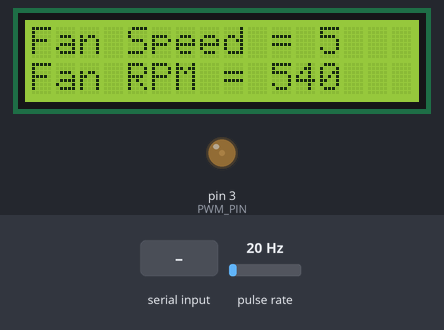
The sketch below on a simulated Arduino Uno, built with avr-gcc and run on an emulated ATmega328P. Shown: 16×2 character LCD, output pins drawn as LEDs (lit = HIGH). Wiring (inferred from the names in the program): pulse sensor: data pin 2. The inputs (shaded band) are chosen by the test bench; at power-on: pulse rate 20 Hz. What the sketch prints to the serial monitor is not drawn.

Above: at 1.6 s.
1.7 s: "90,45\n" received over Serial
At 2.9 s:
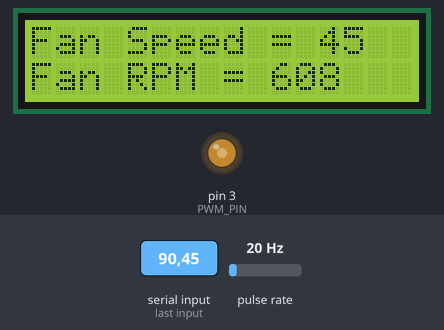
4.7 s: pulse rate (sensor on pin 2) set to 4 Hz
At 7.4 s:
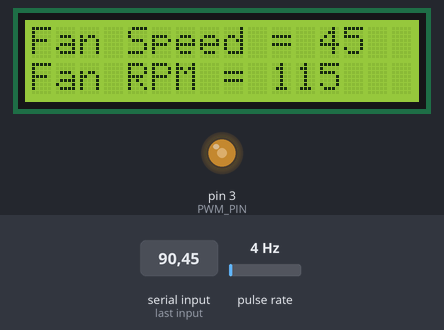
7.7 s: pulse rate (sensor on pin 2) set to 50 Hz
At 9.1 s:
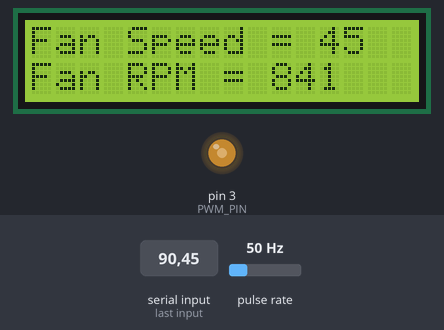
10.7 s: pulse rate (sensor on pin 2) set to 100 Hz
At 12.9 s:
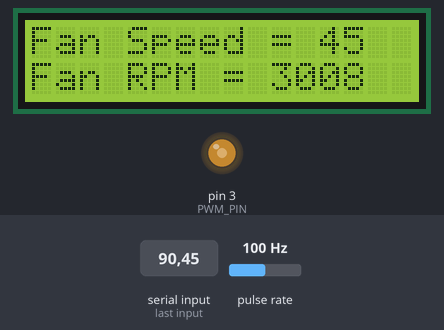
Timing chart, 0 to 14.4 s (numbered marks = the images above; inputs shaded):
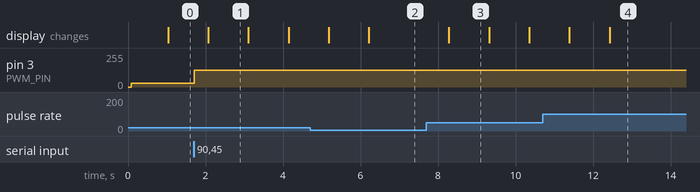

Measured:
- after the input at 1.7 s, pin 3 (PWM_PIN): 28/255 → 124/255 at once
- after the input at 4.7 s, the display: first changes after 0.48 s (image 2 shows a later state)
- after the input at 7.7 s, the display: changes after 0.58 s (image 3)
- what the display in image 1 shows lasts 1.0 s, from 2.1 s to 3.1 s

The sketch:

fancontrol.ino
```cpp
#include <Wire.h>
#include <LiquidCrystal_I2C.h>

const int TACH_PIN = 2;    // Tachometer input pin
const int PWM_PIN = 3;     // Only works with Pin 1(PB1)
const int PWM_TOP = 320;   // PWM TOP_value
const int LOWER_BOUND = 4; // 1.25% mimimum (1.25 * (320 / 100))
const unsigned long SERIAL_UPDATE_INTERVAL = 1000; // every 1 second

int speed = 5; // Initial fan speed
unsigned long serialLastUpdateMillis = 0;
unsigned long calcRPMLastMillis = 0;
volatile unsigned long tachPulseCount = 0;

LiquidCrystal_I2C lcd(0x3f, 16, 2); // LCD 1602

void CountTachPulse()
{
  // Count each pulse from the tach pin of the fan
  tachPulseCount++;
}

void setup()
{
  // LCD Initialization
  lcd.init();
  lcd.backlight();
  lcd.setCursor(0,0);
  lcd.print("Initializing....");

  // Setup tach
  Serial.begin(9600);
  Serial.println("INIT");
  pinMode(TACH_PIN, INPUT_PULLUP);
  attachInterrupt(digitalPinToInterrupt(TACH_PIN), CountTachPulse, FALLING);

  // Setup PWM control
  pinMode(PWM_PIN, OUTPUT);
  // Reset Timer 2
  TCCR2A = 0;
  TCCR2B = 0;
  TCNT2 = 0;

  // Phase Corrected PWM mode
  // PWM on Pin 3, Pin 11 disabled
  // 16Mhz / 2 / 320 = 25Khz
  TCCR2A = _BV(COM2B1) | _BV(WGM20);
  TCCR2B = _BV(WGM22) | _BV(CS20);

  // Set TOP
  OCR2A = PWM_TOP; // TOP - DO NOT CHANGE, SETS PWM PULSE RATE
  int out = map(speed, 0, 100, LOWER_BOUND, PWM_TOP / 5);
  OCR2B = out;
}

unsigned long CalculateRPM(float currentMillis)
{
  // Calculate RPM based on time passed and pulses counted.
  noInterrupts();
  // Calculate RPM
  float elapsedMS = (currentMillis - calcRPMLastMillis);
  unsigned long rpm = (tachPulseCount / (elapsedMS / 1000.0) / 2.0) * 60;
  // Reset for next round
  calcRPMLastMillis = currentMillis;
  tachPulseCount = 0;
  interrupts();
  return rpm;
}

void loop()
{
  // Update serial monitor with RPM every second
  float currentMillis = millis();
  if (currentMillis - serialLastUpdateMillis >= SERIAL_UPDATE_INTERVAL)
  {
    unsigned long rpm = CalculateRPM(currentMillis);
    lcd.setCursor(0,0);
    lcd.print("Fan Speed = ");
    lcd.print(speed);
    lcd.print("    ");
    lcd.setCursor(0,1);
    lcd.print("Fan RPM = ");
    lcd.print(rpm);
    lcd.print("     ");

    Serial.print("[");
    Serial.print(currentMillis);
    Serial.print("]");
    Serial.print("Speed=");
    Serial.print(speed);
    Serial.print(",RPM=");
    Serial.println(rpm);
    serialLastUpdateMillis = millis();
  }
  while (Serial.available() > 0)
  {
    speed = Serial.parseInt();
    if (speed <= 0 || speed > 100)
    {
      continue;
    }
    int out = map(speed, 0, 100, LOWER_BOUND, PWM_TOP / 5);
    OCR2B = out;
    Serial.read();
  }
}
```
